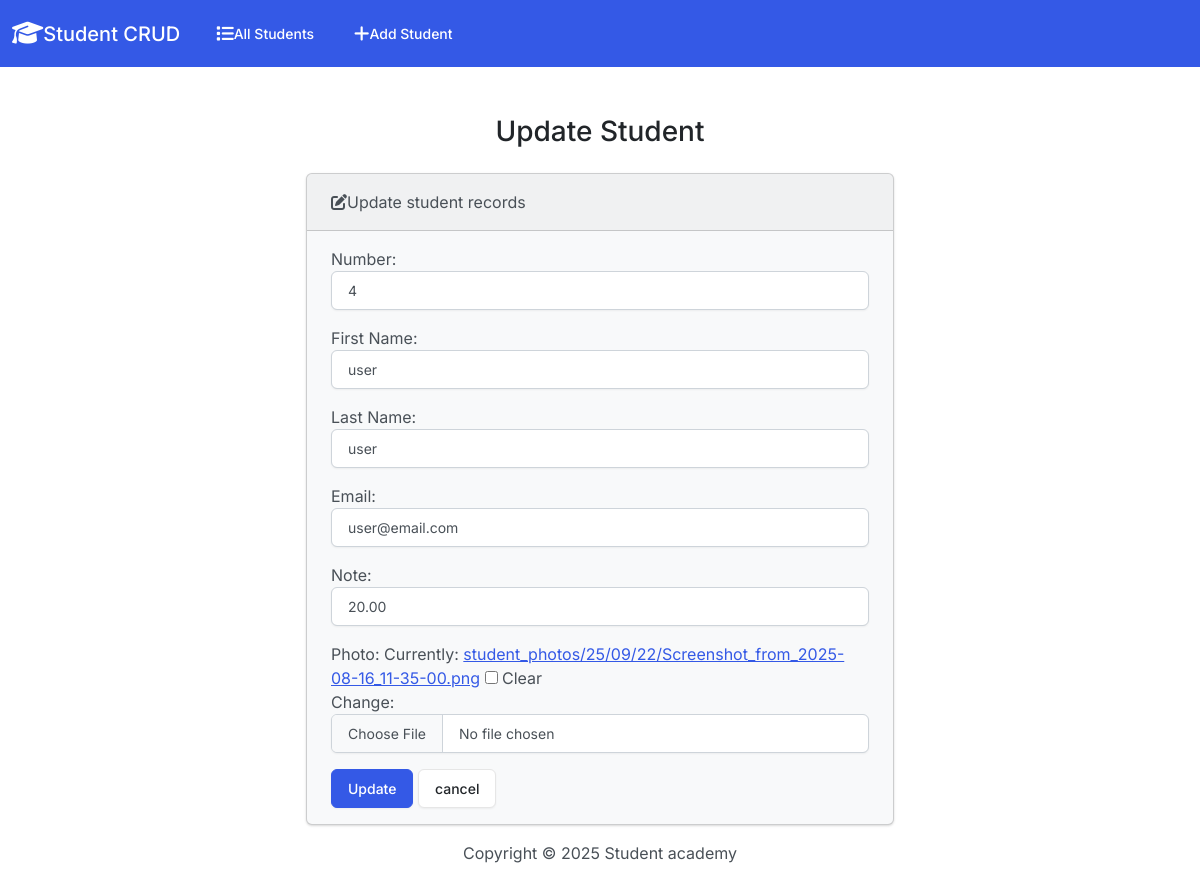
The app's page /edit/14 with its own data.
### student/models.py (models this page shows, shortened)
class Student(models.Model):
    number=models.PositiveIntegerField()
    first_name=models.CharField(max_length=60)
    last_name=models.CharField(max_length=60)
    email=models.EmailField()
    note=models.DecimalField(max_digits=4,decimal_places=2)
    photo=models.ImageField(upload_to='student_photos/%y/%m/%d',null=True,blank=True)

### student/views.py (the view)
# urls.py: path('edit/<int:id>',views.edit,name="edit"),
def edit(request,id):
    student=Student.objects.get(pk=id)
    if request.method=='POST':
        form=StudentForm(request.POST, request.FILES, instance=student)
        if form.is_valid():
            form.save()
            return render(request,'edit.html',{'form':form,'success':True})
        else:
            return render(request, 'edit.html', {'form': form})
    else:
        form=StudentForm(instance=student)
    return render(request,'edit.html',{'form':form})

### student/templates/edit.html (shortened to what this page needs)
{% extends "base.html" %}
{% block body %}
    <h3 class="text-center m-4">Update Student</h3>
    {%if success%}
        <div class="alert alert-success" role="alert">
            The student updated successfuly.
            <a href="{%url 'index'%}">Go to index page</a>
        </div>
    {%else%}
        <div class="row justify-content-center">
            <div class="col-6">
                <div class="card bg-light mb-3">
                    <div class="card-header">
                        <i class="fa-solid fa-pen-to-square"></i>Update student records</i>
                    </div>
                    <div class="card-body">
                        <form action="" method="POST" enctype="multipart/form-data">
                            {{form.as_p}}
                            <button type="submit" class="btn btn-primary">Update</button>
                            <a href="{%url 'index'%}" class="btn btn-secondary">cancel</a>
                        </form>
                    </div>
                  </div>
            </div>
        </div>
    {%endif%}
{% endblock body %}

### records on screen
Student: number "4", first_name "user", last_name "user", email "user@email.com", note "20.00"
